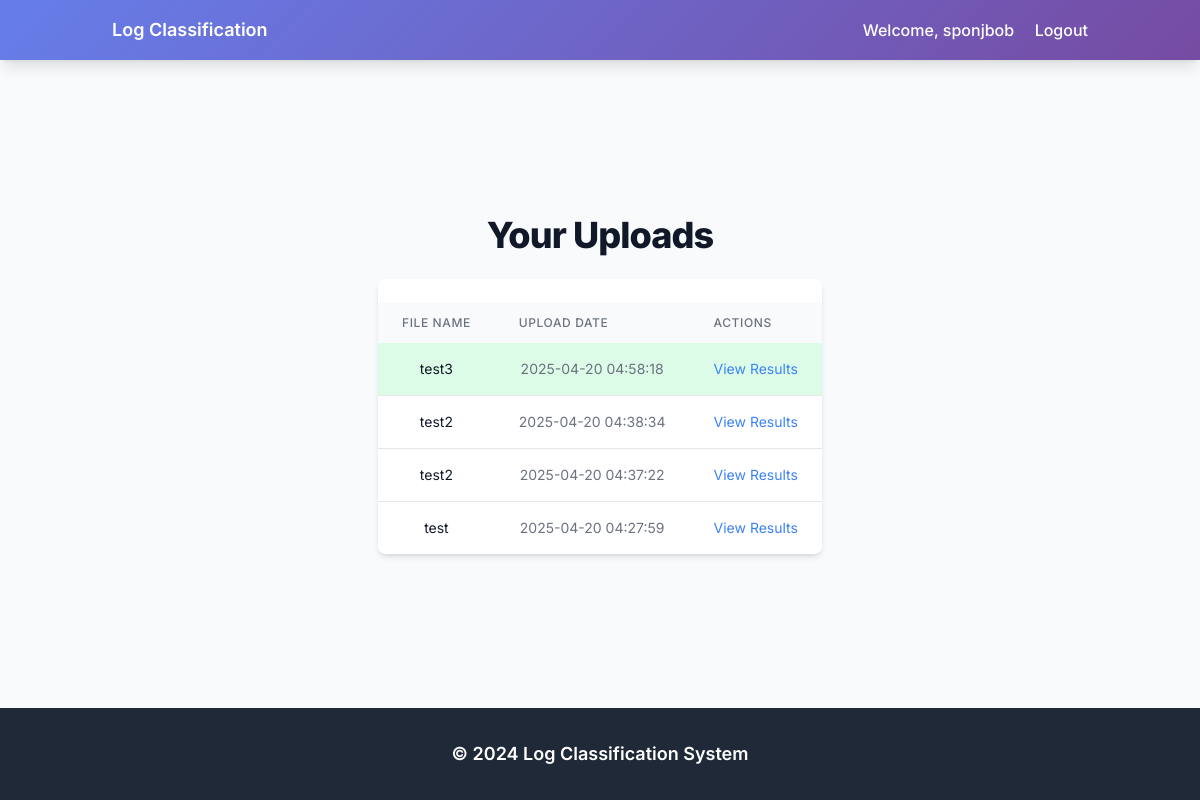
/user/uploads (signed in), run on the app's committed database.
### tables this page shows
CREATE TABLE uploads (
            id INTEGER PRIMARY KEY AUTOINCREMENT,
            username TEXT NOT NULL,
            file_name TEXT NOT NULL,
            upload_date TEXT NOT NULL,
            table_name TEXT NOT NULL,
            FOREIGN KEY (username) REFERENCES users (username)
        );

### app.py (the view)
@app.route('/user/uploads')
def user_uploads():
    if 'user' not in session:
        flash('Please log in to view your uploads.')
        return redirect(url_for('login'))
    session.pop('current_table_name', None)
    conn = sqlite3.connect(DB_PATH)
    cursor = conn.cursor()
    cursor.execute('''
        SELECT file_name, upload_date, table_name
        FROM uploads
        WHERE username = ?
        ORDER BY upload_date DESC
    ''', (session['user'],))
    uploads = cursor.fetchall()
    conn.close()
    return render_template('user_uploads.html', uploads=uploads, user=session.get('user'))

### templates/user_uploads.html (shortened to what this page needs)
{% extends "base.html" %}
{% block content %}
<div class="space-y-6">
    <h1 class="text-4xl font-extrabold text-gray-900 tracking-tight">Your Uploads</h1>
    <div class="bg-white rounded-lg shadow-md overflow-hidden">
        <table class="min-w-full">
            <thead class="bg-gray-50">
                <tr>
                    <th class="px-6 py-3 text-left text-xs font-medium text-gray-500 uppercase tracking-wider">File Name</th>
                    <th class="px-6 py-3 text-left text-xs font-medium text-gray-500 uppercase tracking-wider">Upload Date</th>
                    <th class="px-6 py-3 text-left text-xs font-medium text-gray-500 uppercase tracking-wider">Actions</th>
                </tr>
            </thead>
            <tbody class="bg-white divide-y divide-gray-200">
                {% for file_name, upload_date, table_name in uploads %}
                <tr class="hover:bg-gray-50 {% if loop.first %}bg-green-100{% endif %}">
                    <td class="px-6 py-4 whitespace-nowrap text-sm text-gray-900">
                        {{ file_name }}
                    </td>
                    <td class="px-6 py-4 text-sm text-gray-500">{{ upload_date }}</td>
                    <td class="px-6 py-4 text-sm text-gray-500">
                        <a href="{{ url_for('view_upload_results', table_name=table_name) }}"
                           class="text-blue-500 hover:underline">View Results</a>
                    </td>
                </tr>
                {% endfor %}
            </tbody>
        </table>
    </div>
</div>
{% endblock %}

### static/styles.css (style rules this page uses)
body { font-family: 'Inter', sans-serif; display: flex; flex-direction: column; min-height: 100vh; background-color: #f9fafb; color: #4a5568; }
table { width: 100%; border-collapse: collapse; margin-top: 1.5rem; }
thead { background-color: #f3f4f6; }
thead th { font-size: 0.875rem; font-weight: 600; text-transform: uppercase; color: #6b7280; padding: 0.75rem; text-align: left; }
tbody tr { transition: background-color 0.3s ease; }
tbody td { font-size: 0.875rem; color: #4a5568; padding: 0.75rem; }
.card, form, table { animation: fadeIn 0.5s ease-in-out; }

### templates/base.html (style rules this page uses)
body { font-family: 'Inter', sans-serif; display: flex; flex-direction: column; min-height: 100vh; }

### data on the page
uploads: file_name "test3", upload_date "2025-04-20 04:58:18"
uploads: file_name "test2", upload_date "2025-04-20 04:38:34"
uploads: file_name "test2", upload_date "2025-04-20 04:37:22"
uploads: file_name "test", upload_date "2025-04-20 04:27:59"

### other printed values
{{ user }} "sponjbob"
